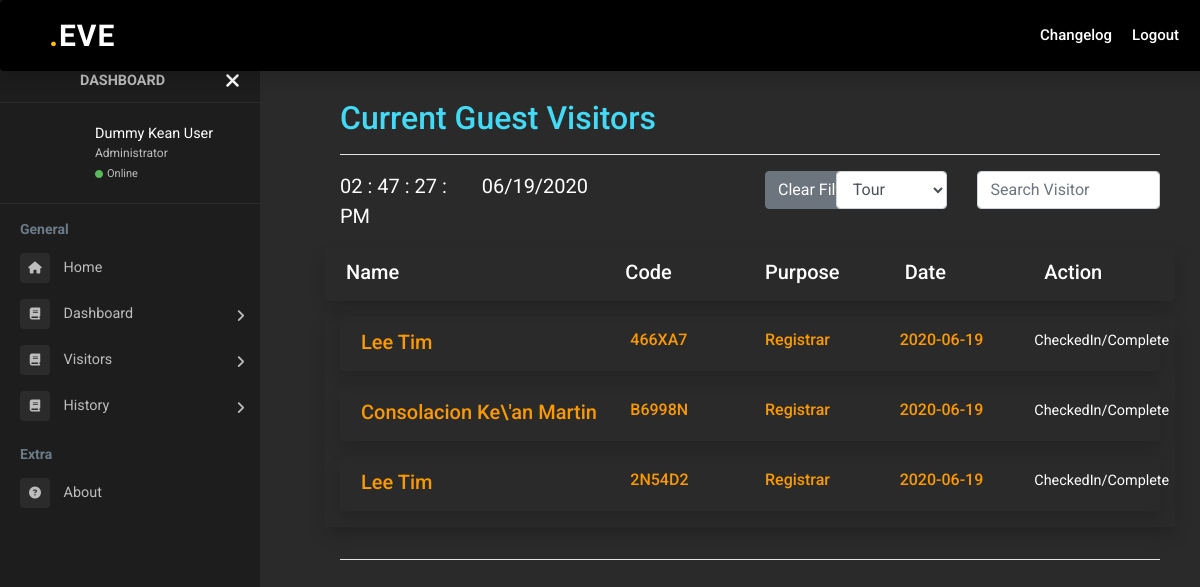
The app's page /eve/module-admin/admin-security/admin-security-visitors-guest.php (signed in) with its own data.
### tables this page shows
CREATE TABLE `guest_register` (
  `id` int(11) NOT NULL,
  `firstname` varchar(50) NOT NULL,
  `middlename` varchar(50) NOT NULL,
  `lastname` varchar(50) NOT NULL,
  `email` varchar(255) NOT NULL,
  `date` date NOT NULL,
  `purpose` varchar(50) NOT NULL,
  `personToMeet` varchar(50) NOT NULL,
  `idgiven` varchar(20) NOT NULL,
  `contactnum` varchar(11) NOT NULL,
  `guestcode` varchar(6) NOT NULL,
  `status` varchar(10) NOT NULL DEFAULT 'pending'
);

### eve/module-admin/admin-security/admin-security-visitors-guest.php (called while the page is built, shortened)
<?php
  require_once 'admin-view/header/header-welcome-login.php';
  require_once 'admin-view/navbar/navbar-admin.php';
  require_once 'admin-view/sidebar/sidebar-admin.php';
  require_once 'admin-view/content/content-admin-security-visitors-guests.php';
  require_once 'admin-view/footer/footer-main.php';
 ?>

### eve/module-admin/admin-security/admin-security-process/process-guests.php (the view, shortened to what this page needs)
<?php
  function getListing(){
    @include('../../library-process/connection.php');
    $query = 'SELECT * FROM guest_register WHERE date = ?';
    $pStatement = $conn->prepare($query);
    $dateNow = date('Y-m-d');
    $pStatement->bind_param('s', $dateNow);
    $pStatement->execute();
    $result = $pStatement->get_result();
    while($row = $result->fetch_assoc()){
      $action = null;
      if($row['status'] == 'checkedIn' || $row['status'] == 'complete')
        $action = 'CheckedIn/Complete';
      else {
        $action = '<a href="admin-security-dashboard.php?onCheckIn='.$row['guestcode'].'&type=guest" class="btn btn-secondary" style="margin-right:5px ">Check-In</a>';
      }
      echo '<div class="alert alert-shadow flex-column align-items-start shadow" role="alert">
              <div class="row">
                <div class="col-4">
                  <h5 class="mb-1" style=\'color:#fa9a00\'>'.$row['lastname'].' '.$row['firstname'].'</h5>
                </div>
                <div class="col-2">
                   <h6 style=\'color:#fa9a00\'>'.$row['guestcode'].'</h6>
                </div>
                <div class="col-2">
                  <h6 style=\'color:#fa9a00\'>'.$row['purpose'].'</h6>
                </div>
                <div class="col-2">
                  <h6 style=\'color:#fa9a00\'>'.$row['date'].'</h6>
                </div>
                <div class="col-1">
                  '.$action.'
                </div>
                <div class="col-1">
                </div>
              </div>
            </div>';
    }
  }
 ?>

### eve/module-admin/admin-event/admin-css/admin.css (style rules this page uses)
body { background-color: #2a2a2a; font-family: 'Roboto', sans-serif; color: white; overflow-x: hidden; }
body { font-size: 0.9rem; }

### records on screen
guest_register: lastname "Lee", firstname "Tim", guestcode "466XA7", purpose "Registrar", date "2020-06-19", status "CheckedIn/Complete"
guest_register: lastname "Consolacion", firstname "Ke\\'an Martin", guestcode "B6998N", purpose "Registrar", date "2020-06-19", status "CheckedIn/Complete"
guest_register: lastname "Lee", firstname "Tim", guestcode "2N54D2", purpose "Registrar", date "2020-06-19", status "CheckedIn/Complete"
